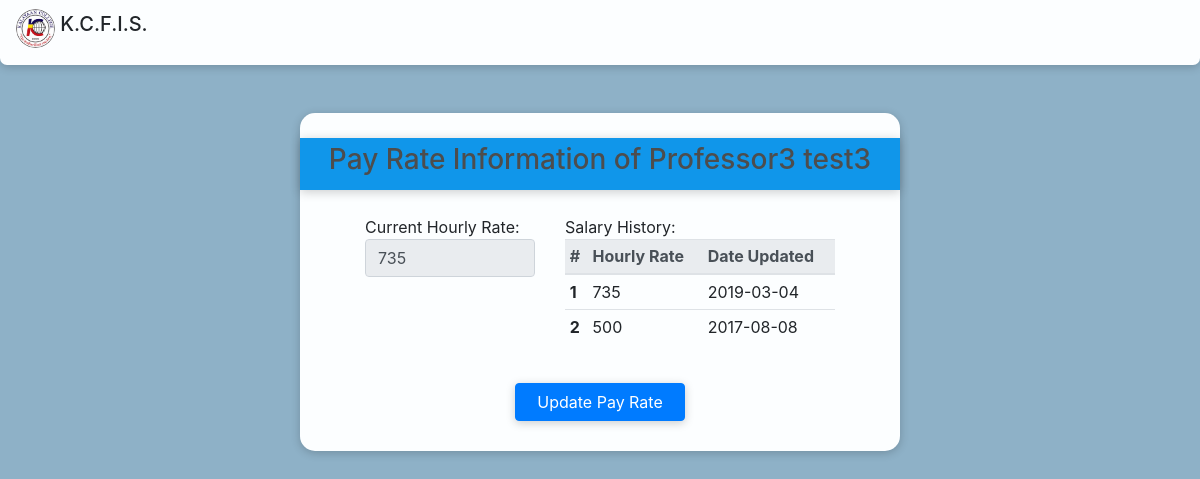
The app's page /faculty_payrate_info.php?facid=3, older data.
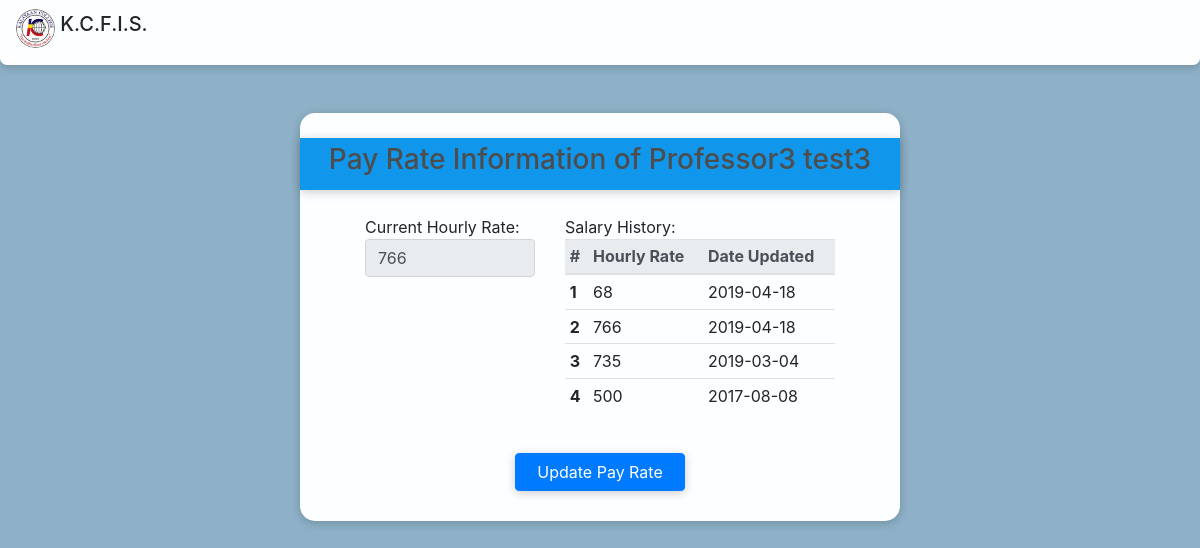
The same page, newer data.
### tables this page shows
CREATE TABLE `facultyratetab` (
  `facrateID` int(11) NOT NULL AUTO_INCREMENT,
  `facID` int(11) NOT NULL,
  `hourlyRate` int(30) NOT NULL,
  `dateUpdated` date NOT NULL,
  PRIMARY KEY (`facrateID`),
  KEY `facID` (`facID`),
  CONSTRAINT `facultyratetab_ibfk_1` FOREIGN KEY (`facID`) REFERENCES `facultyinfotab` (`facID`)
);

### faculty_payrate_info.php (the view, shortened to what this page needs)
<?php
  require_once "template.php";
  require 'includes/db.inc.php';
  require 'functions.php';
  $sql = "SELECT *
          FROM facultyinfotab
          WHERE facID = ?";
  $stmt = $conn->prepare($sql);
  $stmt->bind_param("i", $_GET['facid']);
  $stmt->execute();
  $result = $stmt->get_result();
  while($row = $result->fetch_assoc()){
    $facID = $row['facID'];
    $lname = $row['lname'];
    $fname = $row['fname'];
  }
  $sql = "SELECT hourlyRate, dateUpdated
          FROM facultyratetab
          WHERE dateUpdated = (SELECT max(dateUpdated) FROM facultyratetab WHERE facID = ?)";
  $stmt = $conn->prepare($sql);
  $stmt->bind_param("i", $facID);
  $stmt->execute();
  $result = $stmt->get_result();
  while($row = $result->fetch_assoc()){
    $hourlyRate = $row['hourlyRate'];
  }
?>
    <div class="container form-box-md">
      <div class="row form-group form-title">
        <div class="col-sm-12 text-center h3">
          Pay Rate Information of <?php echo $fname." ".$lname ?>
        </div>
      </div>
      <div class="row">
        <label for="fname" class="col-sm-4 offset-sm-1">Current Hourly Rate:
          <input readonly value="<?php echo empty($hourlyRate) ? "None" : $hourlyRate; ?>" type="text" class="form-control col-sm-12" id="hourlyRate" name="hourlyRate">
        </label>
        <label for="mname" class="col-sm-6">Salary History:
          <table class="table table-hover table-sm">
            <thead class="thead-light">
              <tr>
                <th scope="col">#</th>
                <th scope="col">Hourly Rate</th>
                <th scope="col">Date Updated</th>
              </tr>
            </thead>
            <tbody>
              <?php
                payratelist($facID);
              ?>
            </tbody>
          </table>
        </label>
      </div>
      <div class="row pt-sm-3">
        <div class="col-sm-4 offset-sm-4">
          <input type="submit" onclick="document.location='update_faculty_payrate.php?facid=<?php echo $facID ?>'" value="Update Pay Rate" name="facid" class="btn btn-primary btn-block"/>
        </div>
      </div>
    </div>

### functions.php (shortened to what this page needs)
<?php
function payratelist($facID){
  require 'includes/db.inc.php';
  $sql = "SELECT *
          FROM facultyratetab
          WHERE facID = ?
          ORDER BY dateUpdated DESC";
  $stmt = $conn->prepare($sql);
  $stmt->bind_param("s", $facID);
  $stmt->execute();
  $result = $stmt->get_result();
  $count = 1;
  while($row = $result->fetch_assoc()){
    $hourlyRate = $row['hourlyRate'];
    $dateUpdated = $row['dateUpdated'];
    ?>
    <tr>
      <th scope="row"><?php echo $count ?></th>
      <td><?php echo $hourlyRate ?></td>
      <td><?php echo $dateUpdated ?></td>
    </tr>
    <?php
    $count = $count + 1;
  }
}
    ?>

Row changes from the older to the newer data that the page shows:
added facultyratetab: hourlyRate "68", dateUpdated "2019-04-18"
added facultyratetab: hourlyRate "766", dateUpdated "2019-04-18"
Text that changed along with them:
form field hourlyRate: "735" → "766"
